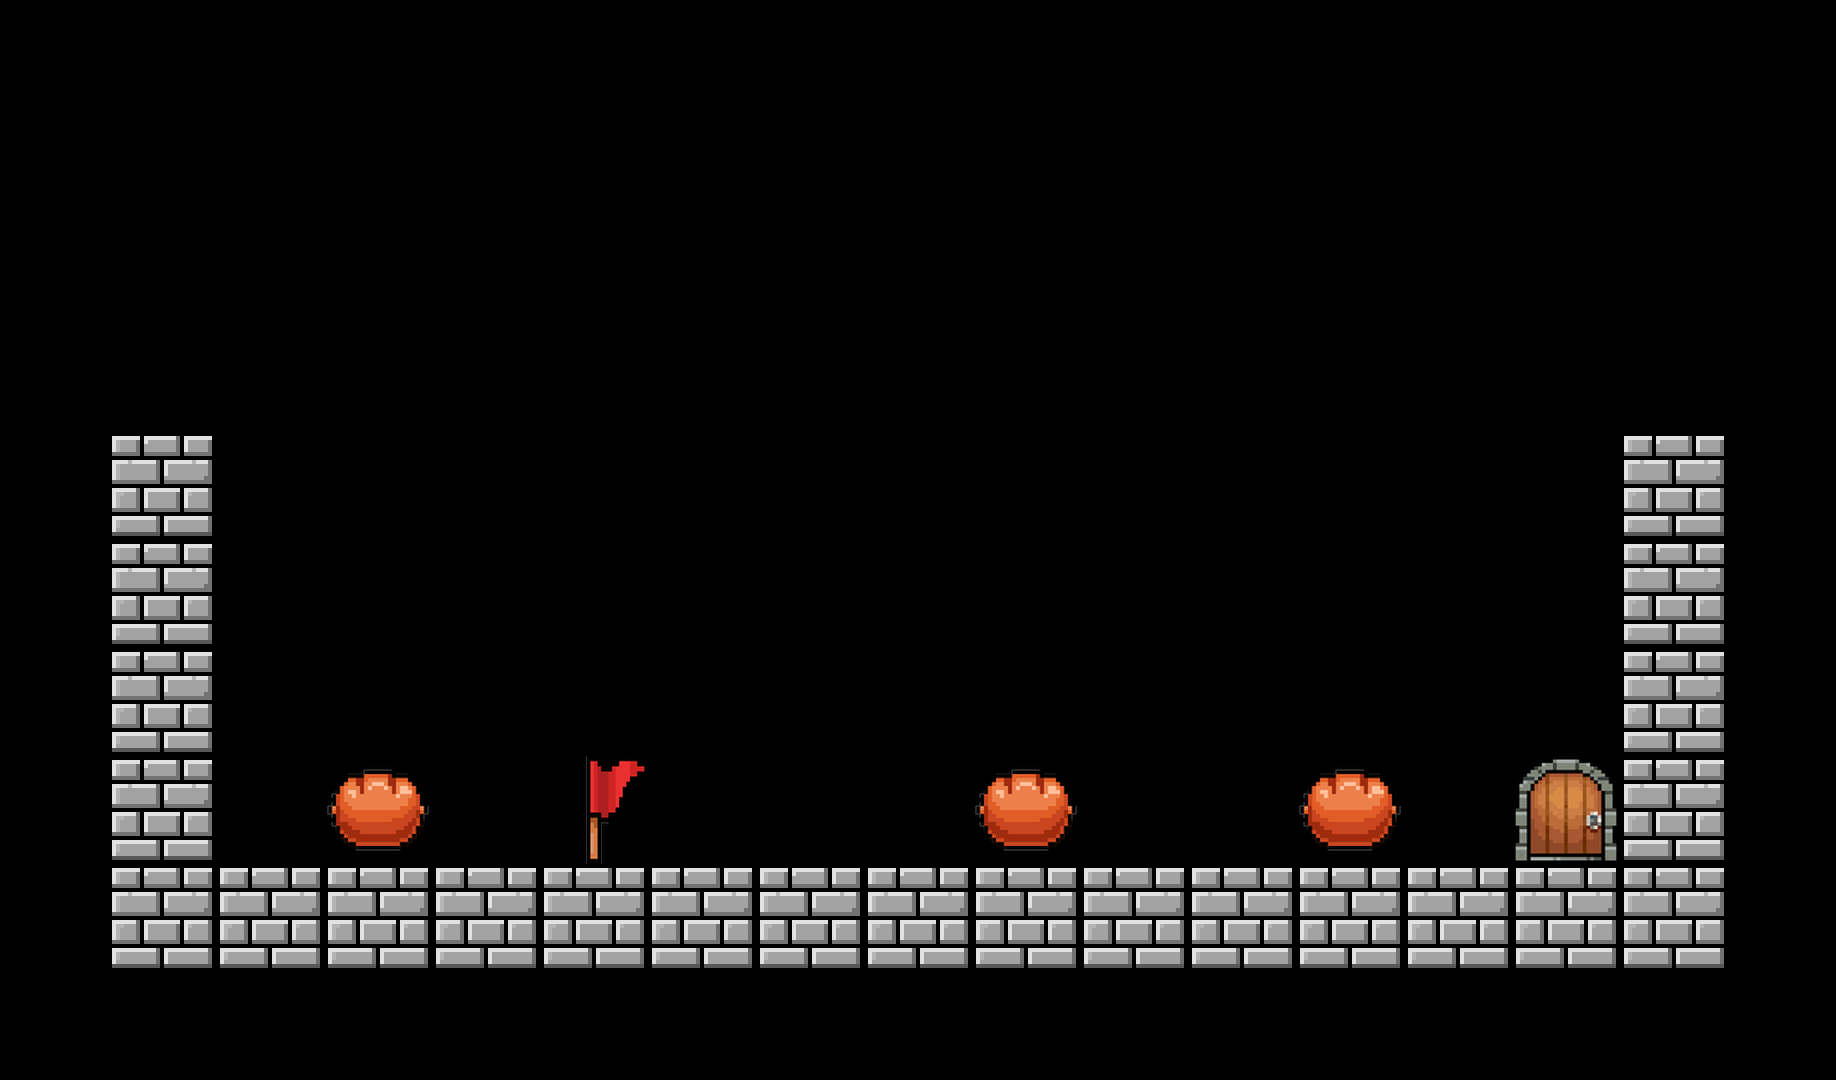

This is a level from a 2D game, rendered from its Tiled map with the project's own tilesets. A one-line summary and the complete map file follow:
An orthogonal 17x10 tile map with 108x108 px tiles, 1 tile layer (TileLayer).

<map version="1.5" tiledversion="1.7.2" orientation="orthogonal" renderorder="right-down" width="17" height="10" tilewidth="108" tileheight="108" infinite="0" nextlayerid="2" nextobjectid="1">
 <tileset firstgid="1" source="tile_108.tsx" />
 <layer id="1" name="TileLayer" width="17" height="10">
  <data encoding="csv">
0,0,0,0,0,0,0,0,0,0,0,0,0,0,0,0,0,
0,0,0,0,0,0,0,0,0,0,0,0,0,0,0,0,0,
0,0,0,0,0,0,0,0,0,0,0,0,0,0,0,0,0,
0,0,0,0,0,0,0,0,0,0,0,0,0,0,0,0,0,
0,5,0,0,0,0,0,0,0,0,0,0,0,0,0,5,0,
0,5,0,0,0,0,0,0,0,0,0,0,0,0,0,5,0,
0,5,0,0,0,0,0,0,0,0,0,0,0,0,0,5,0,
0,5,0,3,0,1,0,0,0,3,0,0,3,0,2,5,0,
0,5,5,5,5,5,5,5,5,5,5,5,5,5,5,5,0,
0,0,0,0,0,0,0,0,0,0,0,0,0,0,0,0,0
</data>
 </layer>
</map>
